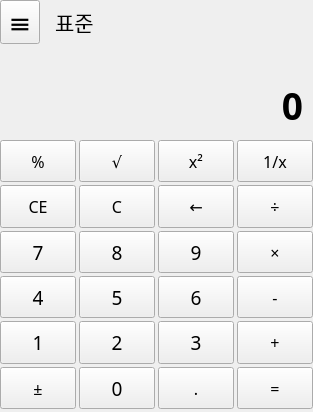
<?xml version="1.0" encoding="UTF-8"?>
<ui version="4.0">
 <class>MainWindow</class>
 <widget class="QMainWindow" name="MainWindow">
  <property name="geometry">
   <rect>
    <x>0</x>
    <y>0</y>
    <width>313</width>
    <height>412</height>
   </rect>
  </property>
  <property name="windowTitle">
   <string>Calculator</string>
  </property>
  <widget class="QWidget" name="centralWidget">
   <layout class="QVBoxLayout" name="verticalLayout_4">
    <property name="leftMargin">
     <number>0</number>
    </property>
    <property name="topMargin">
     <number>0</number>
    </property>
    <property name="rightMargin">
     <number>0</number>
    </property>
    <property name="bottomMargin">
     <number>0</number>
    </property>
    <item>
     <layout class="QVBoxLayout" name="verticalLayout">
      <property name="spacing">
       <number>0</number>
      </property>
      <property name="leftMargin">
       <number>0</number>
      </property>
      <property name="topMargin">
       <number>0</number>
      </property>
      <property name="rightMargin">
       <number>0</number>
      </property>
      <property name="bottomMargin">
       <number>3</number>
      </property>
      <item>
       <layout class="QHBoxLayout" name="horizontalLayout" stretch="0,0">
        <property name="spacing">
         <number>15</number>
        </property>
        <item>
         <widget class="QToolButton" name="menuButton">
          <property name="sizePolicy">
           <sizepolicy hsizetype="Fixed" vsizetype="Fixed">
            <horstretch>0</horstretch>
            <verstretch>0</verstretch>
           </sizepolicy>
          </property>
          <property name="maximumSize">
           <size>
            <width>40</width>
            <height>16777215</height>
           </size>
          </property>
          <property name="sizeIncrement">
           <size>
            <width>0</width>
            <height>0</height>
           </size>
          </property>
          <property name="font">
           <font>
            <family>Agency FB</family>
            <pointsize>20</pointsize>
           </font>
          </property>
          <property name="styleSheet">
           <string notr="true">selection-background-color: rgb(255, 47, 61)</string>
          </property>
          <property name="text">
           <string>≡</string>
          </property>
         </widget>
        </item>
        <item>
         <widget class="QLabel" name="titleLabel">
          <property name="sizePolicy">
           <sizepolicy hsizetype="Preferred" vsizetype="Fixed">
            <horstretch>0</horstretch>
            <verstretch>0</verstretch>
           </sizepolicy>
          </property>
          <property name="font">
           <font>
            <family>맑은 고딕</family>
            <pointsize>16</pointsize>
            <weight>50</weight>
            <bold>false</bold>
           </font>
          </property>
          <property name="text">
           <string>표준</string>
          </property>
          <property name="alignment">
           <set>Qt::AlignLeading|Qt::AlignLeft|Qt::AlignVCenter</set>
          </property>
         </widget>
        </item>
       </layout>
      </item>
      <item>
       <layout class="QVBoxLayout" name="verticalLayout_3">
        <property name="rightMargin">
         <number>10</number>
        </property>
        <item>
         <widget class="QLabel" name="intermediateLabel">
          <property name="sizePolicy">
           <sizepolicy hsizetype="Preferred" vsizetype="Fixed">
            <horstretch>0</horstretch>
            <verstretch>0</verstretch>
           </sizepolicy>
          </property>
          <property name="font">
           <font>
            <family>Agency FB</family>
            <pointsize>14</pointsize>
            <weight>75</weight>
            <bold>true</bold>
           </font>
          </property>
          <property name="styleSheet">
           <string notr="true">color: rgb(175, 175, 175);</string>
          </property>
          <property name="text">
           <string/>
          </property>
          <property name="alignment">
           <set>Qt::AlignRight|Qt::AlignTrailing|Qt::AlignVCenter</set>
          </property>
         </widget>
        </item>
       </layout>
      </item>
      <item>
       <layout class="QVBoxLayout" name="verticalLayout_2">
        <property name="rightMargin">
         <number>10</number>
        </property>
        <item>
         <widget class="QLabel" name="resultLabel">
          <property name="minimumSize">
           <size>
            <width>0</width>
            <height>70</height>
           </size>
          </property>
          <property name="font">
           <font>
            <family>Agency FB</family>
            <pointsize>28</pointsize>
            <weight>75</weight>
            <bold>true</bold>
           </font>
          </property>
          <property name="text">
           <string>0</string>
          </property>
          <property name="alignment">
           <set>Qt::AlignRight|Qt::AlignTrailing|Qt::AlignVCenter</set>
          </property>
         </widget>
        </item>
       </layout>
      </item>
      <item>
       <layout class="QGridLayout" name="buttonLayout">
        <property name="rightMargin">
         <number>0</number>
        </property>
        <property name="bottomMargin">
         <number>0</number>
        </property>
        <property name="spacing">
         <number>3</number>
        </property>
        <item row="3" column="0">
         <widget class="QPushButton" name="num4Button">
          <property name="sizePolicy">
           <sizepolicy hsizetype="Expanding" vsizetype="Expanding">
            <horstretch>0</horstretch>
            <verstretch>0</verstretch>
           </sizepolicy>
          </property>
          <property name="minimumSize">
           <size>
            <width>75</width>
            <height>40</height>
           </size>
          </property>
          <property name="font">
           <font>
            <family>Arial Rounded MT Bold</family>
            <pointsize>14</pointsize>
           </font>
          </property>
          <property name="text">
           <string>4</string>
          </property>
         </widget>
        </item>
        <item row="4" column="0">
         <widget class="QPushButton" name="num1Button">
          <property name="sizePolicy">
           <sizepolicy hsizetype="Expanding" vsizetype="Expanding">
            <horstretch>0</horstretch>
            <verstretch>0</verstretch>
           </sizepolicy>
          </property>
          <property name="minimumSize">
           <size>
            <width>75</width>
            <height>40</height>
           </size>
          </property>
          <property name="font">
           <font>
            <family>Arial Rounded MT Bold</family>
            <pointsize>14</pointsize>
           </font>
          </property>
          <property name="text">
           <string>1</string>
          </property>
         </widget>
        </item>
        <item row="0" column="0">
         <widget class="QPushButton" name="powButton">
          <property name="sizePolicy">
           <sizepolicy hsizetype="Expanding" vsizetype="Expanding">
            <horstretch>0</horstretch>
            <verstretch>0</verstretch>
           </sizepolicy>
          </property>
          <property name="minimumSize">
           <size>
            <width>75</width>
            <height>40</height>
           </size>
          </property>
          <property name="font">
           <font>
            <family>Arial Rounded MT Bold</family>
            <pointsize>12</pointsize>
           </font>
          </property>
          <property name="text">
           <string>%</string>
          </property>
         </widget>
        </item>
        <item row="2" column="1">
         <widget class="QPushButton" name="num8Button">
          <property name="sizePolicy">
           <sizepolicy hsizetype="Expanding" vsizetype="Expanding">
            <horstretch>0</horstretch>
            <verstretch>0</verstretch>
           </sizepolicy>
          </property>
          <property name="minimumSize">
           <size>
            <width>75</width>
            <height>40</height>
           </size>
          </property>
          <property name="font">
           <font>
            <family>Arial Rounded MT Bold</family>
            <pointsize>14</pointsize>
           </font>
          </property>
          <property name="text">
           <string>8</string>
          </property>
         </widget>
        </item>
        <item row="2" column="2">
         <widget class="QPushButton" name="num9Button">
          <property name="sizePolicy">
           <sizepolicy hsizetype="Expanding" vsizetype="Expanding">
            <horstretch>0</horstretch>
            <verstretch>0</verstretch>
           </sizepolicy>
          </property>
          <property name="minimumSize">
           <size>
            <width>75</width>
            <height>40</height>
           </size>
          </property>
          <property name="font">
           <font>
            <family>Arial Rounded MT Bold</family>
            <pointsize>14</pointsize>
           </font>
          </property>
          <property name="text">
           <string>9</string>
          </property>
         </widget>
        </item>
        <item row="1" column="2">
         <widget class="QPushButton" name="eraseButton">
          <property name="sizePolicy">
           <sizepolicy hsizetype="Expanding" vsizetype="Expanding">
            <horstretch>0</horstretch>
            <verstretch>0</verstretch>
           </sizepolicy>
          </property>
          <property name="minimumSize">
           <size>
            <width>75</width>
            <height>40</height>
           </size>
          </property>
          <property name="font">
           <font>
            <family>Arial Rounded MT Bold</family>
            <pointsize>12</pointsize>
           </font>
          </property>
          <property name="text">
           <string>←</string>
          </property>
         </widget>
        </item>
        <item row="2" column="0">
         <widget class="QPushButton" name="num7Button">
          <property name="sizePolicy">
           <sizepolicy hsizetype="Expanding" vsizetype="Expanding">
            <horstretch>0</horstretch>
            <verstretch>0</verstretch>
           </sizepolicy>
          </property>
          <property name="minimumSize">
           <size>
            <width>75</width>
            <height>40</height>
           </size>
          </property>
          <property name="font">
           <font>
            <family>Arial Rounded MT Bold</family>
            <pointsize>14</pointsize>
           </font>
          </property>
          <property name="text">
           <string>7</string>
          </property>
         </widget>
        </item>
        <item row="1" column="3">
         <widget class="QPushButton" name="divideButton">
          <property name="sizePolicy">
           <sizepolicy hsizetype="Expanding" vsizetype="Expanding">
            <horstretch>0</horstretch>
            <verstretch>0</verstretch>
           </sizepolicy>
          </property>
          <property name="minimumSize">
           <size>
            <width>75</width>
            <height>40</height>
           </size>
          </property>
          <property name="font">
           <font>
            <family>Arial Rounded MT Bold</family>
            <pointsize>12</pointsize>
           </font>
          </property>
          <property name="text">
           <string>÷</string>
          </property>
         </widget>
        </item>
        <item row="2" column="3">
         <widget class="QPushButton" name="multiplyButton">
          <property name="sizePolicy">
           <sizepolicy hsizetype="Expanding" vsizetype="Expanding">
            <horstretch>0</horstretch>
            <verstretch>0</verstretch>
           </sizepolicy>
          </property>
          <property name="minimumSize">
           <size>
            <width>75</width>
            <height>40</height>
           </size>
          </property>
          <property name="font">
           <font>
            <family>Arial Rounded MT Bold</family>
            <pointsize>12</pointsize>
           </font>
          </property>
          <property name="text">
           <string>×</string>
          </property>
         </widget>
        </item>
        <item row="0" column="2">
         <widget class="QPushButton" name="sqrButton">
          <property name="sizePolicy">
           <sizepolicy hsizetype="Expanding" vsizetype="Expanding">
            <horstretch>0</horstretch>
            <verstretch>0</verstretch>
           </sizepolicy>
          </property>
          <property name="minimumSize">
           <size>
            <width>75</width>
            <height>40</height>
           </size>
          </property>
          <property name="font">
           <font>
            <family>Arial Rounded MT Bold</family>
            <pointsize>12</pointsize>
           </font>
          </property>
          <property name="text">
           <string>x²</string>
          </property>
         </widget>
        </item>
        <item row="0" column="1">
         <widget class="QPushButton" name="sqrtButton">
          <property name="sizePolicy">
           <sizepolicy hsizetype="Expanding" vsizetype="Expanding">
            <horstretch>0</horstretch>
            <verstretch>0</verstretch>
           </sizepolicy>
          </property>
          <property name="minimumSize">
           <size>
            <width>75</width>
            <height>40</height>
           </size>
          </property>
          <property name="font">
           <font>
            <family>Arial Rounded MT Bold</family>
            <pointsize>12</pointsize>
           </font>
          </property>
          <property name="text">
           <string>√</string>
          </property>
         </widget>
        </item>
        <item row="0" column="3">
         <widget class="QPushButton" name="inverseButton">
          <property name="sizePolicy">
           <sizepolicy hsizetype="Expanding" vsizetype="Expanding">
            <horstretch>0</horstretch>
            <verstretch>0</verstretch>
           </sizepolicy>
          </property>
          <property name="minimumSize">
           <size>
            <width>75</width>
            <height>40</height>
           </size>
          </property>
          <property name="font">
           <font>
            <family>Arial Rounded MT Bold</family>
            <pointsize>12</pointsize>
           </font>
          </property>
          <property name="text">
           <string>1/x</string>
          </property>
         </widget>
        </item>
        <item row="1" column="1">
         <widget class="QPushButton" name="cButton">
          <property name="sizePolicy">
           <sizepolicy hsizetype="Expanding" vsizetype="Expanding">
            <horstretch>0</horstretch>
            <verstretch>0</verstretch>
           </sizepolicy>
          </property>
          <property name="minimumSize">
           <size>
            <width>75</width>
            <height>40</height>
           </size>
          </property>
          <property name="font">
           <font>
            <family>Arial Rounded MT Bold</family>
            <pointsize>12</pointsize>
           </font>
          </property>
          <property name="text">
           <string>C</string>
          </property>
         </widget>
        </item>
        <item row="1" column="0">
         <widget class="QPushButton" name="ceButton">
          <property name="sizePolicy">
           <sizepolicy hsizetype="Expanding" vsizetype="Expanding">
            <horstretch>0</horstretch>
            <verstretch>0</verstretch>
           </sizepolicy>
          </property>
          <property name="minimumSize">
           <size>
            <width>75</width>
            <height>40</height>
           </size>
          </property>
          <property name="font">
           <font>
            <family>Arial Rounded MT Bold</family>
            <pointsize>12</pointsize>
           </font>
          </property>
          <property name="text">
           <string>CE</string>
          </property>
         </widget>
        </item>
        <item row="5" column="0">
         <widget class="QPushButton" name="negateButton">
          <property name="sizePolicy">
           <sizepolicy hsizetype="Expanding" vsizetype="Expanding">
            <horstretch>0</horstretch>
            <verstretch>0</verstretch>
           </sizepolicy>
          </property>
          <property name="minimumSize">
           <size>
            <width>75</width>
            <height>40</height>
           </size>
          </property>
          <property name="font">
           <font>
            <family>Arial Rounded MT Bold</family>
            <pointsize>12</pointsize>
           </font>
          </property>
          <property name="text">
           <string>±</string>
          </property>
         </widget>
        </item>
        <item row="3" column="1">
         <widget class="QPushButton" name="num5Button">
          <property name="sizePolicy">
           <sizepolicy hsizetype="Expanding" vsizetype="Expanding">
            <horstretch>0</horstretch>
            <verstretch>0</verstretch>
           </sizepolicy>
          </property>
          <property name="minimumSize">
           <size>
            <width>75</width>
            <height>40</height>
           </size>
          </property>
          <property name="font">
           <font>
            <family>Arial Rounded MT Bold</family>
            <pointsize>14</pointsize>
           </font>
          </property>
          <property name="text">
           <string>5</string>
          </property>
         </widget>
        </item>
        <item row="3" column="2">
         <widget class="QPushButton" name="num6Button">
          <property name="sizePolicy">
           <sizepolicy hsizetype="Expanding" vsizetype="Expanding">
            <horstretch>0</horstretch>
            <verstretch>0</verstretch>
           </sizepolicy>
          </property>
          <property name="minimumSize">
           <size>
            <width>75</width>
            <height>40</height>
           </size>
          </property>
          <property name="font">
           <font>
            <family>Arial Rounded MT Bold</family>
            <pointsize>14</pointsize>
           </font>
          </property>
          <property name="text">
           <string>6</string>
          </property>
         </widget>
        </item>
        <item row="3" column="3">
         <widget class="QPushButton" name="minusButton">
          <property name="sizePolicy">
           <sizepolicy hsizetype="Expanding" vsizetype="Expanding">
            <horstretch>0</horstretch>
            <verstretch>0</verstretch>
           </sizepolicy>
          </property>
          <property name="minimumSize">
           <size>
            <width>75</width>
            <height>40</height>
           </size>
          </property>
          <property name="font">
           <font>
            <family>Arial Rounded MT Bold</family>
            <pointsize>12</pointsize>
           </font>
          </property>
          <property name="text">
           <string>-</string>
          </property>
         </widget>
        </item>
        <item row="4" column="1">
         <widget class="QPushButton" name="num2Button">
          <property name="sizePolicy">
           <sizepolicy hsizetype="Expanding" vsizetype="Expanding">
            <horstretch>0</horstretch>
            <verstretch>0</verstretch>
           </sizepolicy>
          </property>
          <property name="minimumSize">
           <size>
            <width>75</width>
            <height>40</height>
           </size>
          </property>
          <property name="font">
           <font>
            <family>Arial Rounded MT Bold</family>
            <pointsize>14</pointsize>
           </font>
          </property>
          <property name="text">
           <string>2</string>
          </property>
         </widget>
        </item>
        <item row="4" column="2">
         <widget class="QPushButton" name="num3Button">
          <property name="sizePolicy">
           <sizepolicy hsizetype="Expanding" vsizetype="Expanding">
            <horstretch>0</horstretch>
            <verstretch>0</verstretch>
           </sizepolicy>
          </property>
          <property name="minimumSize">
           <size>
            <width>75</width>
            <height>40</height>
           </size>
          </property>
          <property name="font">
           <font>
            <family>Arial Rounded MT Bold</family>
            <pointsize>14</pointsize>
           </font>
          </property>
          <property name="text">
           <string>3</string>
          </property>
         </widget>
        </item>
        <item row="4" column="3">
         <widget class="QPushButton" name="plusButton">
          <property name="sizePolicy">
           <sizepolicy hsizetype="Expanding" vsizetype="Expanding">
            <horstretch>0</horstretch>
            <verstretch>0</verstretch>
           </sizepolicy>
          </property>
          <property name="minimumSize">
           <size>
            <width>75</width>
            <height>40</height>
           </size>
          </property>
          <property name="font">
           <font>
            <family>Arial Rounded MT Bold</family>
            <pointsize>12</pointsize>
           </font>
          </property>
          <property name="text">
           <string>+</string>
          </property>
         </widget>
        </item>
        <item row="5" column="1">
         <widget class="QPushButton" name="num0Button">
          <property name="sizePolicy">
           <sizepolicy hsizetype="Expanding" vsizetype="Expanding">
            <horstretch>0</horstretch>
            <verstretch>0</verstretch>
           </sizepolicy>
          </property>
          <property name="minimumSize">
           <size>
            <width>75</width>
            <height>40</height>
           </size>
          </property>
          <property name="font">
           <font>
            <family>Arial Rounded MT Bold</family>
            <pointsize>14</pointsize>
           </font>
          </property>
          <property name="text">
           <string>0</string>
          </property>
         </widget>
        </item>
        <item row="5" column="2">
         <widget class="QPushButton" name="dotButton">
          <property name="sizePolicy">
           <sizepolicy hsizetype="Expanding" vsizetype="Expanding">
            <horstretch>0</horstretch>
            <verstretch>0</verstretch>
           </sizepolicy>
          </property>
          <property name="minimumSize">
           <size>
            <width>75</width>
            <height>40</height>
           </size>
          </property>
          <property name="font">
           <font>
            <family>Arial Rounded MT Bold</family>
            <pointsize>12</pointsize>
           </font>
          </property>
          <property name="text">
           <string>.</string>
          </property>
         </widget>
        </item>
        <item row="5" column="3">
         <widget class="QPushButton" name="equalButton">
          <property name="sizePolicy">
           <sizepolicy hsizetype="Expanding" vsizetype="Expanding">
            <horstretch>0</horstretch>
            <verstretch>0</verstretch>
           </sizepolicy>
          </property>
          <property name="minimumSize">
           <size>
            <width>75</width>
            <height>40</height>
           </size>
          </property>
          <property name="font">
           <font>
            <family>Arial Rounded MT Bold</family>
            <pointsize>12</pointsize>
           </font>
          </property>
          <property name="text">
           <string>=</string>
          </property>
         </widget>
        </item>
       </layout>
      </item>
     </layout>
    </item>
   </layout>
  </widget>
 </widget>
 <layoutdefault spacing="6" margin="11"/>
 <resources/>
 <connections/>
</ui>
